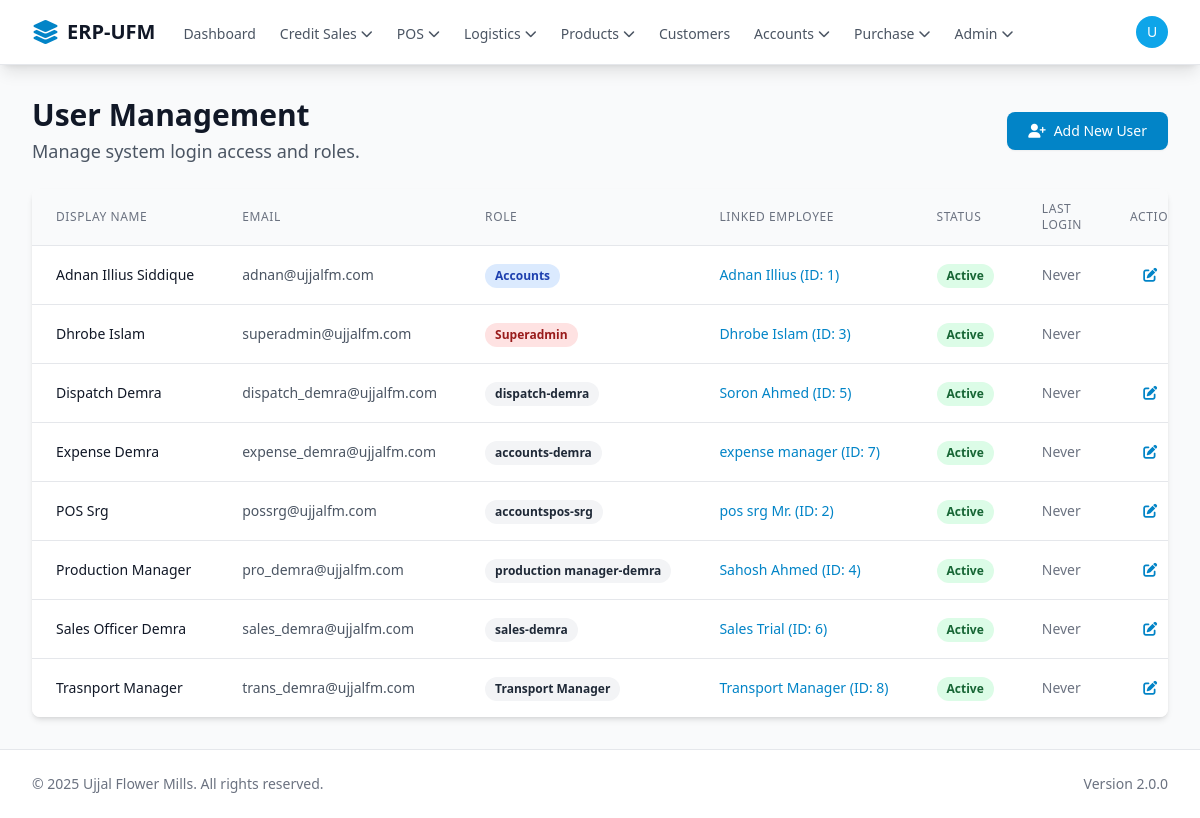
The page /admin/users.php (signed in) on the database its author committed.
### tables this page shows
CREATE TABLE `employees` (
  `id` int(11) NOT NULL,
  `user_id` bigint(20) UNSIGNED DEFAULT NULL COMMENT 'Links to the `users` table',
  `first_name` varchar(100) NOT NULL,
  `last_name` varchar(100) NOT NULL,
  `email` varchar(100) NOT NULL,
  `phone` varchar(20) DEFAULT NULL,
  `address` text DEFAULT NULL,
  `position_id` int(11) DEFAULT NULL,
  `hire_date` date NOT NULL,
  `base_salary` decimal(10,2) NOT NULL DEFAULT 0.00,
  `status` enum('active','on_leave','terminated') NOT NULL DEFAULT 'active',
  `profile_picture` varchar(255) DEFAULT NULL,
  `branch_id` int(11) UNSIGNED DEFAULT 1
);

CREATE TABLE `users` (
  `id` bigint(20) UNSIGNED NOT NULL,
  `uuid` varchar(36) NOT NULL DEFAULT uuid(),
  `display_name` varchar(255) NOT NULL,
  `email` varchar(255) NOT NULL,
  `password_hash` varchar(255) NOT NULL,
  `role` enum('Superadmin','admin','Accounts','accounts-demra','accounts-srg','accountspos-demra','accountspos-srg','dispatch-demra','dispatch-srg','dispatchpos-demra','dispatchpos-srg','production manager-srg','production manager-demra','sales-srg','sales-demra','sales-other','collector','Transport Manager') NOT NULL DEFAULT 'sales-other',
  `status` enum('active','pending','suspended') NOT NULL DEFAULT 'pending',
  `last_login` datetime DEFAULT NULL,
  `dashboard_preferences` text DEFAULT NULL COMMENT 'JSON array of selected dashboard widget keys',
  `created_at` timestamp NOT NULL DEFAULT current_timestamp(),
  `updated_at` timestamp NOT NULL DEFAULT current_timestamp() ON UPDATE current_timestamp()
);

### core/init.php (called while the page is built, shortened)
<?php
spl_autoload_register(function ($class) {
    $class_file = __DIR__ . '/classes/' . $class . '.php';
});
$db = Database::getInstance();

### core/classes/Database.php (called while the page is built, shortened)
<?php
class Database
{
    private static $_instance = null;
    private $_pdo,
            $_query,
            $_error = false,
            $_results,
            $_count = 0;
    private function __construct()
    {
        try {
            $options = [
                PDO::ATTR_PERSISTENT => true,
                PDO::ATTR_ERRMODE => PDO::ERRMODE_EXCEPTION,
                PDO::ATTR_DEFAULT_FETCH_MODE => PDO::FETCH_OBJ,
                PDO::MYSQL_ATTR_INIT_COMMAND => "SET NAMES utf8mb4 COLLATE utf8mb4_unicode_ci"
            ];
            $this->_pdo = new PDO('mysql:host=' . DB_HOST . ';dbname=' . DB_NAME . ';charset=utf8mb4', DB_USER, DB_PASS, $options);
        } catch (PDOException $e) {
            error_log("Database Connection Error: " . $e->getMessage());
            die("Database connection failed. Please check logs or contact support.");
        }
    }
    public static function getInstance()
    {
        if (!isset(self::$_instance)) {
            self::$_instance = new Database();
        }
        return self::$_instance;
    }
    public function query($sql, $params = [])
    {
        $this->_results = [];
        try {
            $this->_query = $this->_pdo->prepare($sql);
            $success = $this->_query->execute($params);
            if ($success) {
                if (stripos(trim($sql), 'SELECT') === 0) {
                    $this->_results = $this->_query->fetchAll(PDO::FETCH_OBJ);
                } else {
                    $this->_count = $this->_query->rowCount();
                }
            }
        } catch (PDOException $e) {
            $this->_error = true;
            error_log("SQL Error [{$e->getCode()}]: {$e->getMessage()} in query: $sql | Params: " . print_r($params, true));
        }
        return $this;
    }
    public function results()
    {
        return $this->_results;
    }
}
?>

### admin/users.php (the view, shortened to what this page needs)
<?php
require_once '../core/init.php';
global $db;
$users = [];
try {
    $users = $db->query(
        "SELECT
            u.id,
            u.uuid,
            u.display_name,
            u.email,
            u.role,
            u.status,
            u.last_login,
            e.id as employee_id,
            CONCAT(e.first_name, ' ', e.last_name) as employee_name
        FROM
            users u
        LEFT JOIN
            employees e ON u.id = e.user_id -- Link users to employees via user_id
        ORDER BY
            u.display_name ASC"
    )->results();
} catch (Exception $e) {
    $error = "Could not load users: " . $e->getMessage();
}
require_once '../templates/header.php';
?>
<div class="flex justify-between items-center mb-6">
    <div>
        <h1 class="text-3xl font-bold text-gray-900">User Management</h1>
        <p class="text-lg text-gray-600 mt-1">
            Manage system login access and roles.
        </p>
    </div>
    <a href="manage_user.php"
       class="inline-flex items-center px-5 py-2 border border-transparent rounded-lg shadow-sm text-sm font-medium text-white bg-primary-600 hover:bg-primary-700 focus:outline-none focus:ring-2 focus:ring-offset-2 focus:ring-primary-500 transition-colors">
        <i class="fas fa-user-plus mr-2"></i>Add New User
    </a>
</div>
<div class="bg-white rounded-lg shadow-md overflow-hidden">
    <div class="overflow-x-auto">
        <table class="min-w-full divide-y divide-gray-200">
            <thead class="bg-gray-50">
                <tr>
                    <th scope="col" class="px-6 py-3 text-left text-xs font-medium text-gray-500 uppercase tracking-wider">Display Name</th>
                    <th scope="col" class="px-6 py-3 text-left text-xs font-medium text-gray-500 uppercase tracking-wider">Email</th>
                    <th scope="col" class="px-6 py-3 text-left text-xs font-medium text-gray-500 uppercase tracking-wider">Role</th>
                    <th scope="col" class="px-6 py-3 text-left text-xs font-medium text-gray-500 uppercase tracking-wider">Linked Employee</th>
                    <th scope="col" class="px-6 py-3 text-left text-xs font-medium text-gray-500 uppercase tracking-wider">Status</th>
                    <th scope="col" class="px-6 py-3 text-left text-xs font-medium text-gray-500 uppercase tracking-wider">Last Login</th>
                    <th scope="col" class="px-6 py-3 text-right text-xs font-medium text-gray-500 uppercase tracking-wider">Actions</th>
                </tr>
            </thead>
            <tbody class="bg-white divide-y divide-gray-200">
                <?php foreach ($users as $user): ?>
                    <?php
                        $statusClasses = [
                            'active' => 'bg-green-100 text-green-800',
                            'inactive' => 'bg-yellow-100 text-yellow-800',
                            'disabled' => 'bg-red-100 text-red-800'
                        ];
                        $statusClass = $statusClasses[$user->status] ?? 'bg-gray-100 text-gray-800';
                        $roleClasses = [
                            'Superadmin' => 'bg-red-100 text-red-800 font-bold',
                            'admin' => 'bg-purple-100 text-purple-800',
                            'Accounts' => 'bg-blue-100 text-blue-800',
                        ];
                        $roleClass = $roleClasses[$user->role] ?? 'bg-gray-100 text-gray-800';
                    ?>
                    <tr>
                        <td class="px-6 py-4 whitespace-nowrap">
                            <div class="text-sm font-medium text-gray-900"><?php echo htmlspecialchars($user->display_name); ?></div>
                        </td>
                        <td class="px-6 py-4 whitespace-nowrap">
                            <div class="text-sm text-gray-600"><?php echo htmlspecialchars($user->email); ?></div>
                        </td>
                        <td class="px-6 py-4 whitespace-nowrap">
                            <span class="px-2.5 py-0.5 inline-flex text-xs leading-5 font-semibold rounded-full <?php echo $roleClass; ?>">
                                <?php echo htmlspecialchars($user->role); ?>
                            </span>
                        </td>
                         <td class="px-6 py-4 whitespace-nowrap text-sm text-gray-600">
                            <?php if ($user->employee_id): ?>
                                <a href="../admin/employee_profile.php?id=<?php echo $user->employee_id; ?>" class="text-primary-600 hover:underline">
                                    <?php echo htmlspecialchars($user->employee_name); ?> (ID: <?php echo $user->employee_id; ?>)
                                </a>
                            <?php else: ?>
                                <span class="text-gray-400 italic">None</span>
                            <?php endif; ?>
                        </td>
                        <td class="px-6 py-4 whitespace-nowrap">
                            <span class="px-2.5 py-0.5 inline-flex text-xs leading-5 font-semibold rounded-full <?php echo $statusClass; ?>">
                                <?php echo ucfirst($user->status); ?>
                            </span>
                        </td>
                        <td class="px-6 py-4 whitespace-nowrap text-sm text-gray-500">
                            <?php echo $user->last_login ? date('d M Y, H:i', strtotime($user->last_login)) : 'Never'; ?>
                        </td>
                        <td class="px-6 py-4 whitespace-nowrap text-right text-sm font-medium space-x-3">
                            <a href="manage_user.php?edit=<?php echo urlencode($user->uuid); ?>" class="text-primary-600 hover:text-primary-900" title="Edit User">
                                <i class="fas fa-edit"></i>
                            </a>
                        </td>
                    </tr>
                <?php endforeach; ?>
            </tbody>
        </table>
    </div>
</div>
<?php
require_once '../templates/footer.php';
?>

### rows shown on the page
employees: user.display_name "Adnan Illius Siddique", user.email "adnan@ujjalfm.com", user.role "Accounts", employee_name "Adnan Illius", id "1", user.status "Active"
employees: user.display_name "Dhrobe Islam", user.email "superadmin@ujjalfm.com", user.role "Superadmin", employee_name "Dhrobe Islam", id "3", user.status "Active"
employees: user.display_name "Dispatch Demra", user.email "dispatch_demra@ujjalfm.com", user.role "dispatch-demra", employee_name "Soron Ahmed", id "5", user.status "Active"
employees: user.display_name "Expense Demra", user.email "expense_demra@ujjalfm.com", user.role "accounts-demra", employee_name "expense manager", id "7", user.status "Active"
employees: user.display_name "POS Srg", user.email "possrg@ujjalfm.com", user.role "accountspos-srg", employee_name "pos srg Mr.", id "2", user.status "Active"
employees: user.display_name "Production Manager", user.email "pro_demra@ujjalfm.com", user.role "production manager-demra", employee_name "Sahosh Ahmed", id "4", user.status "Active"
employees: user.display_name "Sales Officer Demra", user.email "sales_demra@ujjalfm.com", user.role "sales-demra", employee_name "Sales Trial", id "6", user.status "Active"
employees: user.display_name "Trasnport Manager", user.email "trans_demra@ujjalfm.com", user.role "Transport Manager", employee_name "Transport Manager", id "8", user.status "Active"

### other values the page prints
APP_NAME "ERP-UFM"
substr($currentUser['display_name'] ?? 'U', 0, 1) "U"
APP_VERSION "2.0.0"
